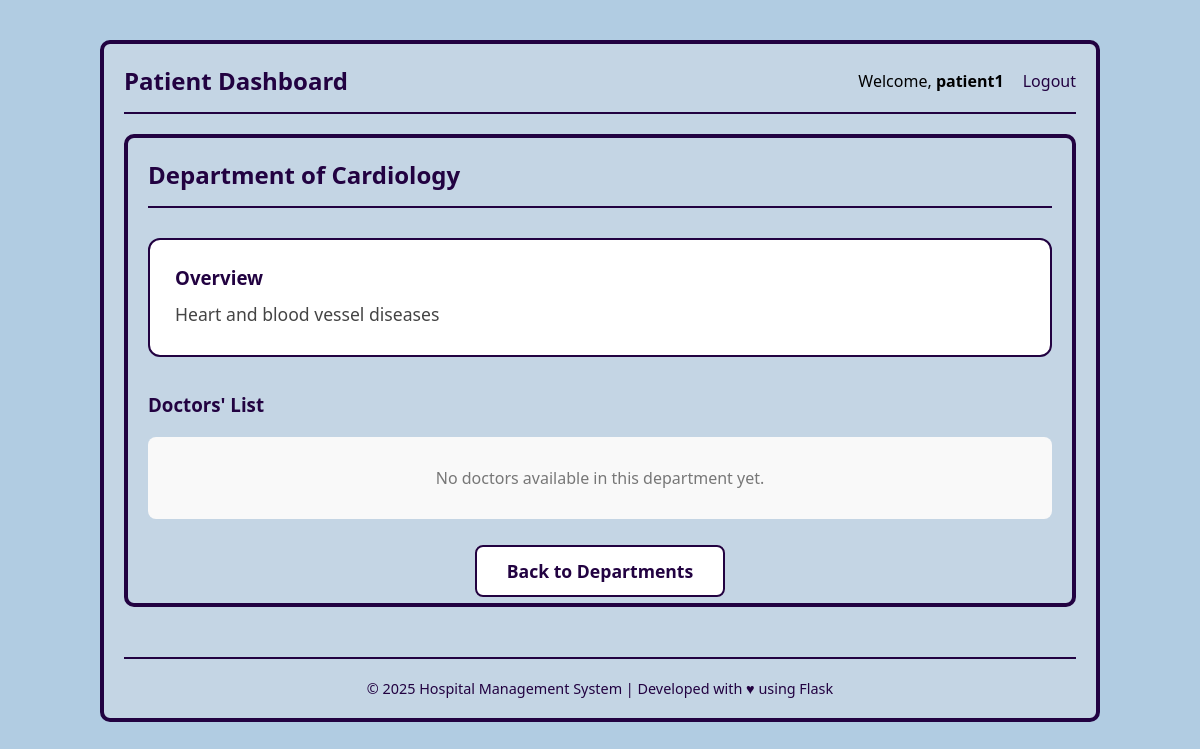
The app's page /view_department/1 (signed in), older data.
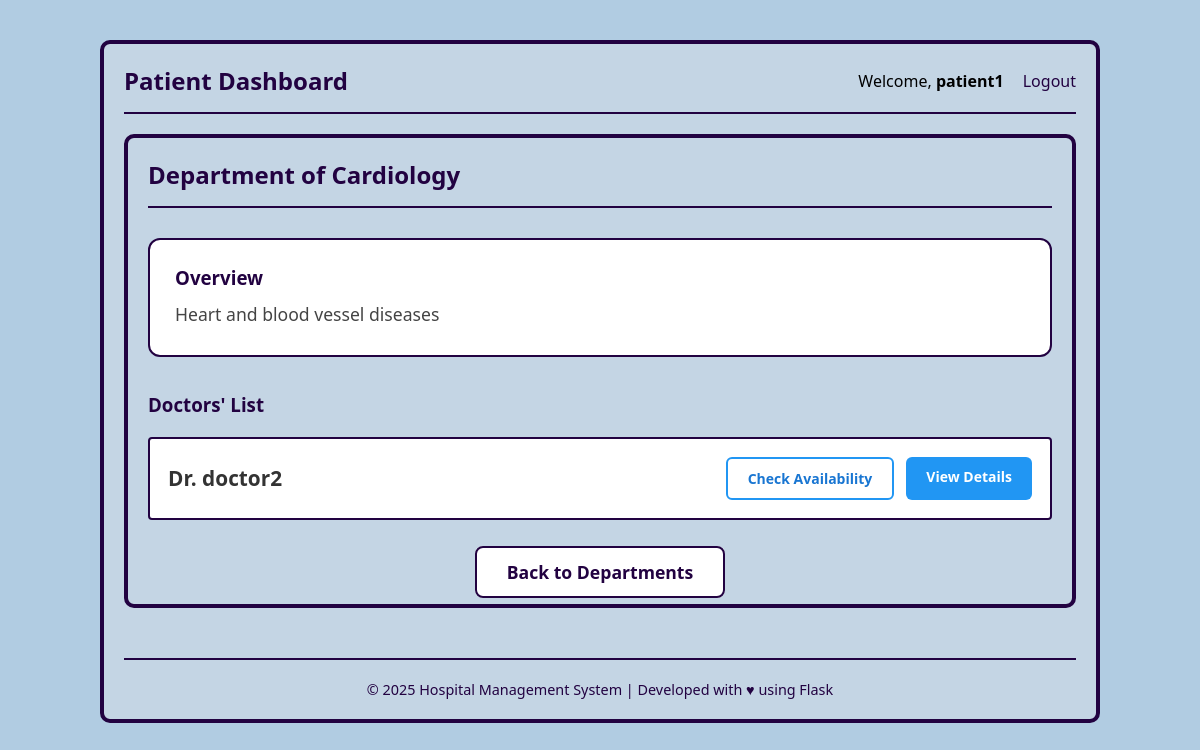
The same page, newer data.
### application/models.py (models this page shows)
class Doctor(db.Model):
    id = db.Column(db.Integer, primary_key=True)
    email = db.Column(db.String(), unique=True, nullable=False)
    username = db.Column(db.String(), unique=True, nullable=False)
    password = db.Column(db.String(), nullable=False)
    name = db.Column(db.String(), nullable=False)
    Dep_id = db.Column(db.Integer, db.ForeignKey("department.id"), nullable=False)
    gender = db.Column(db.Enum('Male', 'Female'), nullable=False)
    appointments = db.relationship('Appointment', backref='doctor')

### application/controllers.py (the view)
@app.route('/view_department/<int:dep_id>', methods=["GET", "POST"])
def view_department(dep_id):
    if session.get('user_type') != 'patient':
        flash('Access denied.', 'error')
        return redirect(url_for('home'))
    department = Department.query.get_or_404(dep_id)
    doctors = Doctor.query.filter_by(Dep_id=dep_id).all()
    return render_template(
        'view_departments.html',
        department=department,
        doctors=doctors
    )

### templates/view_departments.html (shortened to what this page needs)
{% extends "base.html" %}
{% block content %}
<div class="dashboard-container">
    <div class="nav-bar" style="margin-bottom: 30px; border-bottom: 2px solid rgb(34, 2, 65); padding-bottom: 15px;">
        <h2 style="color: rgb(34, 2, 65); margin: 0;">
            Department of {{ department.dep_name }}
        </h2>
    </div>
    <div class="section" style="background: white; padding: 25px; border-radius: 12px; border: 2px solid rgb(34, 2, 65); margin-bottom: 35px;">
        <h3 style="color: rgb(34, 2, 65); margin-top: 0;">Overview</h3>
        <p style="font-size: 1.1em; line-height: 1.7; color: #444;">
            {{ department.description }}
        </p>
    </div>
    <div class="section">
        <h3 style="color: rgb(34, 2, 65); margin-bottom: 20px;">Doctors' List</h3>
        <div class="list-container">
            {% if doctors|length == 0 %}
                <p style="text-align:center; color:#777; padding:30px; background:#f9f9f9; border-radius:8px;">
                    No doctors available in this department yet.
                </p>
            {% else %}
                {% for doctor in doctors %}
                <div class="list-item" style="align-items: center; padding: 18px;">
                    <span class="name" style="font-size: 1.3em; font-weight: bold; color: #333;">
                        Dr. {{ doctor.name }}
                    </span>
                    <div class="actions" style="gap: 12px;">
                        <a href="{{ url_for('check_availability', doctor_id=doctor.id) }}"
                           class="btn"
                           style="
                               background: white;
                               color: #1976d2;
                               border: 2px solid #2196f3;
                               padding: 10px 20px;
                               font-weight: bold;
                               border-radius: 6px;
                               text-decoration: none;
                           "
                           onmouseover="this.style.background='#e3f2fd'"
                           onmouseout="this.style.background='white'">
                            Check Availability
                        </a>
                        <a href="{{ url_for('doctor_details', doctor_id=doctor.id) }}"
                           class="btn"
                           style="
                               background: #2196f3;
                               color: white;
                               padding: 10px 20px;
                               font-weight: bold;
                               border-radius: 6px;
                               text-decoration: none;
                           "
                           onmouseover="this.style.background='#1976d2'"
                           onmouseout="this.style.background='#2196f3'">
                            View Details
                        </a>
                    </div>
                </div>
                {% endfor %}
            {% endif %}
        </div>
    </div>
    <div style="margin-top: 40px; text-align: center;">
        <a href="{{ url_for('patient_dashboard') }}"
           onclick="history.back(); return false;"
           class="btn"
           style="
               background: white;
               color: rgb(34, 2, 65);
               border: 2px solid rgb(34, 2, 65);
               padding: 12px 30px;
               font-weight: bold;
               font-size: 1.1em;
               border-radius: 8px;
               text-decoration: none;
           ">
            Back to Departments
        </a>
    </div>
</div>
{% endblock %}

Row changes from the older to the newer data that the page shows:
added Doctor: name "doctor2"
Text that changed along with them:
text no longer shown: "No doctors available in this department yet."
